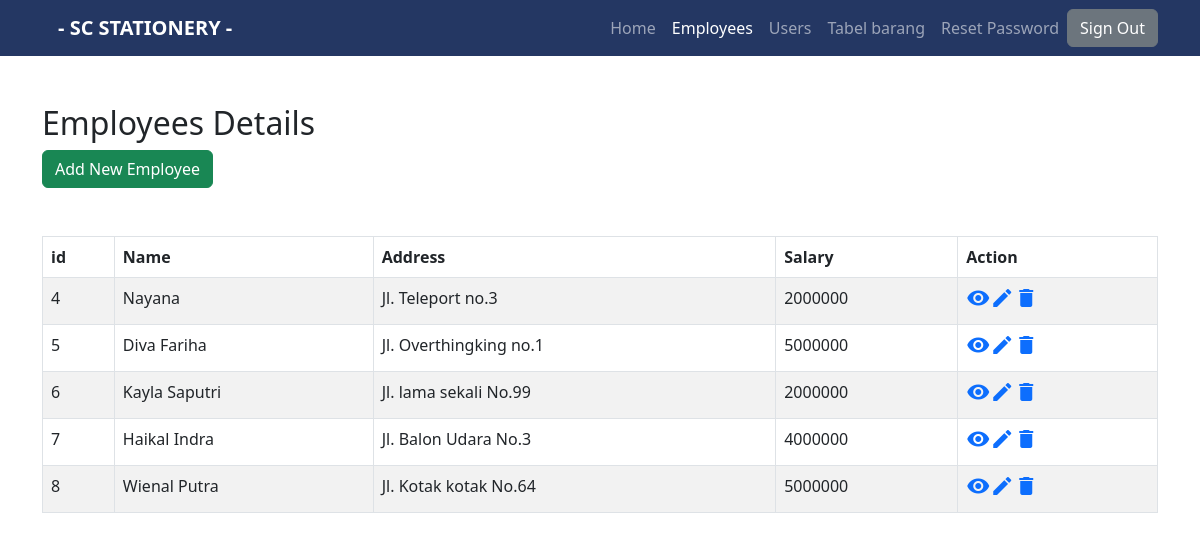
/employees/index.php (signed in), run on the app's committed database.
### tables this page shows
CREATE TABLE `employees` (
  `id` int(6) NOT NULL,
  `name` varchar(25) NOT NULL,
  `address` varchar(150) NOT NULL,
  `salary` float NOT NULL
);

### employees/index.php (the view, shortened to what this page needs)
<!DOCTYPE html>
<html lang="en">
<head>
    <link rel="stylesheet" href="https://cdnjs.cloudflare.com/ajax/libs/bootstrap/5.2.3/css/bootstrap.rtl.css" />
</head>
<body>
    <nav class="navbar navbar-expand-lg navbar-dark " style ="background-color: #243763">
        <div class="container">
            <a class="navbar-brand" href="../home/welcome.php"><b>- SC STATIONERY -</b></a>
            <div class="collapse navbar-collapse" id="navbarSupportedContent">
                <ul class="navbar-nav me-auto mb-2 mb-lg-0">
                    <li class="nav-item">
                        <a class="nav-link" aria-current="page" href="../home/welcome.php">Home</a>
                    </li>
                    <li class="nav-item">
                        <a class="nav-link active" href="../employees/index.php">Employees</a>
                    </li>
                    <li class="nav-item">
                        <a class="nav-link" href="../users/usernya.php">Users</a>
                    </li>
                    <li class="nav-item">
                        <a class="nav-link" href="../tb_barang/index_barang.php">Tabel barang</a>
                    </li>
                    <li class="nav-item">
                        <a class="nav-link" href="../reset/reset-password.php">Reset Password</a>
                    </li>
                </ul>
                <div class="tombol">
                    <a href="../logout.php" class="btn btn-secondary">Sign Out</a>
                </div>
            </div>
        </div>
    </nav>
    <div class="wrapper">
        <div class="container">
            <div class="row">
                <div class="col-12">
                    <div class="page-header clearfix my-5">
                        <h2 class="pull-left">Employees Details</h2>
                        <a href="create.php" class="btn btn-success pull-right">Add New Employee</a>
                    </div>
                    <?php
                    require_once "../config/config.php";
                    $sql = "SELECT * FROM employees";
                    if ($result = mysqli_query($link, $sql)) {
                        if (mysqli_num_rows($result) > 0) {
                            echo "<table class='table table-bordered table-striped'>";
                            echo "<thead>";
                            echo "<tr>";
                            echo "<th>id</th>";
                            echo "<th>Name</th>";
                            echo "<th>Address</th>";
                            echo "<th>Salary</th>";
                            echo "<th>Action</th>";
                            echo "</tr>";
                            echo "</thead>";
                            echo "<tbody>";
                            while ($row = mysqli_fetch_array($result)) {
                                echo "<tr>";
                                echo "<td>" . $row['id'] . "</td>";
                                echo "<td>" . $row['name'] . "</td>";
                                echo "<td>" . $row['address'] . "</td>";
                                echo "<td>" . $row['salary'] . "</td>";
                                echo "<td>";
                                echo "<a href='read.php?id=" . $row['id'] . "' title='View Record' data-toggle='tooltip'><span class='material-icons'>visibility</span></a>";
                                echo "<a href='update.php?id=" . $row['id'] . "' title='Update Record' data-toggle='tooltip'><span class='material-icons'>create</span></a>";
                                echo "<a href='delete.php?id=" . $row['id'] . "' title='Delete Record' data-toggle='tooltip'><span class='material-icons'>delete</span></a>";
                                echo "</td>";
                                echo "</tr>";
                            }
                            echo "</tbody>";
                            echo "</table>";
                        } else {
                            echo "<p class='lead'><em>No records were found.</em></p>";
                        }
                    } else {
                        echo "ERROR: Could not able to execute $sql. " . mysqli_error($link);
                    }
                    ?>
                </div>
            </div>
        </div>
    </div>
</body>
</html>

### data on the page
employees: id "4", name "Nayana", address "Jl. Teleport no.3", salary "2000000"
employees: id "5", name "Diva Fariha", address "Jl. Overthingking no.1", salary "5000000"
employees: id "6", name "Kayla Saputri", address "Jl. lama sekali No.99", salary "2000000"
employees: id "7", name "Haikal Indra", address "Jl. Balon Udara No.3", salary "4000000"
employees: id "8", name "Wienal Putra", address "Jl. Kotak kotak No.64", salary "5000000"
